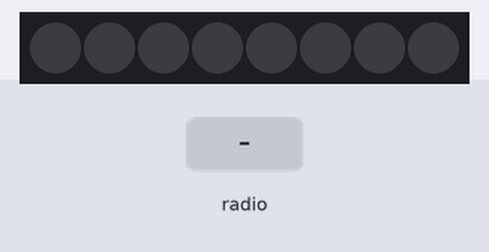
A program run on a simulated BBC micro:bit running MicroPython. Parts: 8 RGB LEDs in strip order, left to right. The inputs (shaded band) are chosen by the test bench. Dim RGB values are drawn brighter than linear.

Above: at 1.2 s.
1.3 s: radio message "flow" arrives
At 4.0 s:
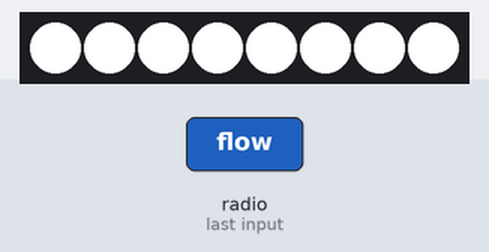
4.3 s: radio message "flash" arrives
At 4.9 s:
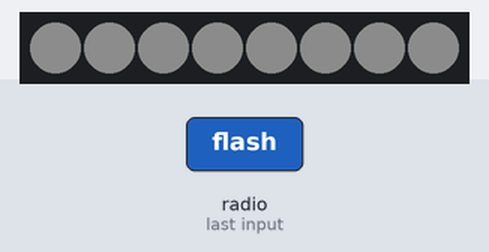
6.5 s: radio message "stop" arrives
At 7.6 s:
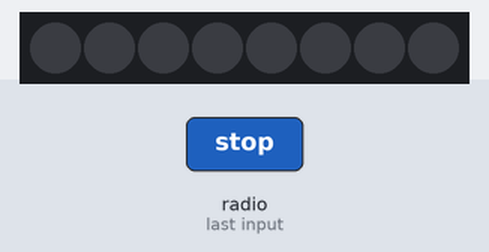
8.5 s: radio message "run" arrives
At 9.5 s:
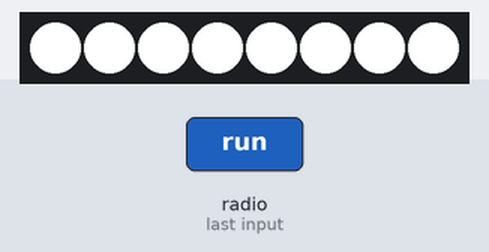
Timing chart, 0 to 11.0 s (numbered marks = the images above; inputs shaded):
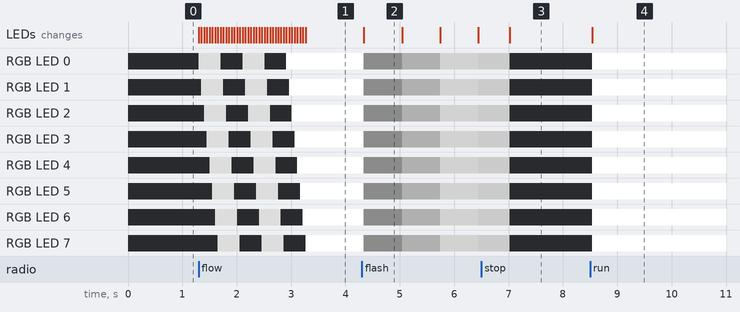

The program:

head_after_.py
```python
# 헤드라이트
#
import radio
from random import randint
from microbit import *
import neopixel

# Create the "flash" animation frames. Can you work out how it's done?
flash = [Image().invert()*(i/9) for i in range(9, -1, -1)]

# The radio won't work unless it's switched on.
radio.on()
np = neopixel.NeoPixel(pin0, 8)

# Event loop.
while True:
    incoming = radio.receive()
    if incoming == 'run':
        for pixel_id in range(0, len(np)):

            np[pixel_id] = (255, 255, 255)

            # Display the current pixel data on the Neopixel strip
            np.show()

    if incoming == 'flash':
        red = 0
        green = 0
        blue = 0

        # 점점 밝게
        for count in range(0, 3):
            for num in range(0, 150):
                for pixel_id in range(0, len(np)):
                    np[pixel_id] = (num, num, num)
                    np.show()
        # 점점 어둡게
            for num in range(0, 150):
                for pixel_id in range(0, len(np)):
                    np[pixel_id] = (150-num, 150-num, 150-num)
                    np.show()

        for pixel_id in range(0, len(np)):
            red = 50
            green = 50
            blue = 50

            # Assign the current LED a random red, green and blue value between 0 and 60
            np[pixel_id] = (red, green, blue)

        # Display the current pixel data on the Neopixel strip
        np.show()

    if incoming == 'flow':
        for i in range(0, 2):
            for pixel_id in range(0, len(np)):
                red = 150
                green = 150
                blue = 150

                # Assign the current LED a random red, green and blue value between 0 and 60
                np[pixel_id] = (red, green, blue)

                # Display the current pixel data on the Neopixel strip
                np.show()
                sleep(50)
            for pixel_id in range(0, len(np)):
                red = 0
                green = 0
                blue = 0

                # Assign the current LED a random red, green and blue value between 0 and 60
                np[pixel_id] = (red, green, blue)

                # Display the current pixel data on the Neopixel strip
                np.show()
                sleep(50)
        for pixel_id in range(0, len(np)):
            red = 255
            green = 255
            blue = 255

            # Assign the current LED a random red, green and blue value between 0 and 60
            np[pixel_id] = (red, green, blue)

            # Display the current pixel data on the Neopixel strip
            np.show()
            sleep(50)

    if incoming == 'stop':
        for pixel_id in range(0, len(np)):

            np[pixel_id] = (0, 0, 0)

            # Display the current pixel data on the Neopixel strip
            np.show()

    if incoming == 'auth':
        for i in range(0, 2):
            for pixel_id in range(0, len(np)):
                red = 150
                green = 150
                blue = 150

                # Assign the current LED a random red, green and blue value between 0 and 60
                np[pixel_id] = (red, green, blue)

                # Display the current pixel data on the Neopixel strip
                np.show()
                sleep(50)
            for pixel_id in range(0, len(np)):
                red = 0
                green = 0
                blue = 0

                # Assign the current LED a random red, green and blue value between 0 and 60
                np[pixel_id] = (red, green, blue)

                # Display the current pixel data on the Neopixel strip
                np.show()
                sleep(50)
        for pixel_id in range(0, len(np)):
            red = 255
            green = 255
            blue = 255

            # Assign the current LED a random red, green and blue value between 0 and 60
            np[pixel_id] = (red, green, blue)

            # Display the current pixel data on the Neopixel strip
            np.show()
            sleep(50)

    if incoming == 'close':
        for pixel_id in range(0, len(np)):

            np[pixel_id] = (0, 0, 0)

            # Display the current pixel data on the Neopixel strip
            np.show()
```

Measured:
- after the input at 1.3 s, RGB LED 0: off → RGB(150, 150, 150) at once, → off 0.40 s later, → RGB(150, 150, 150) 0.40 s later, → off 0.40 s later, … (5 changes in this stretch); RGB LED 1: off → RGB(150, 150, 150) after 0.05 s, → off 0.40 s later, → RGB(150, 150, 150) 0.40 s later, → off 0.40 s later, … (5 changes in this stretch)
- after the input at 4.3 s, RGB LED 0: RGB(255, 255, 255) → RGB(13, 13, 13) at once, → RGB(55, 55, 55) 0.70 s later, → RGB(124, 124, 124) 0.70 s later, → RGB(108, 108, 108) 0.70 s later; RGB LED 1: RGB(255, 255, 255) → RGB(13, 13, 13) at once, → RGB(56, 56, 56) 0.70 s later, → RGB(124, 124, 124) 0.70 s later, → RGB(108, 108, 108) 0.70 s later
- after the input at 6.5 s, the LEDs: first differ from a run without the input after 0.52 s (image 3)
- after the input at 8.5 s, RGB LED 0–7: off → RGB(255, 255, 255) at once; the LEDs: change at once (image 4)
